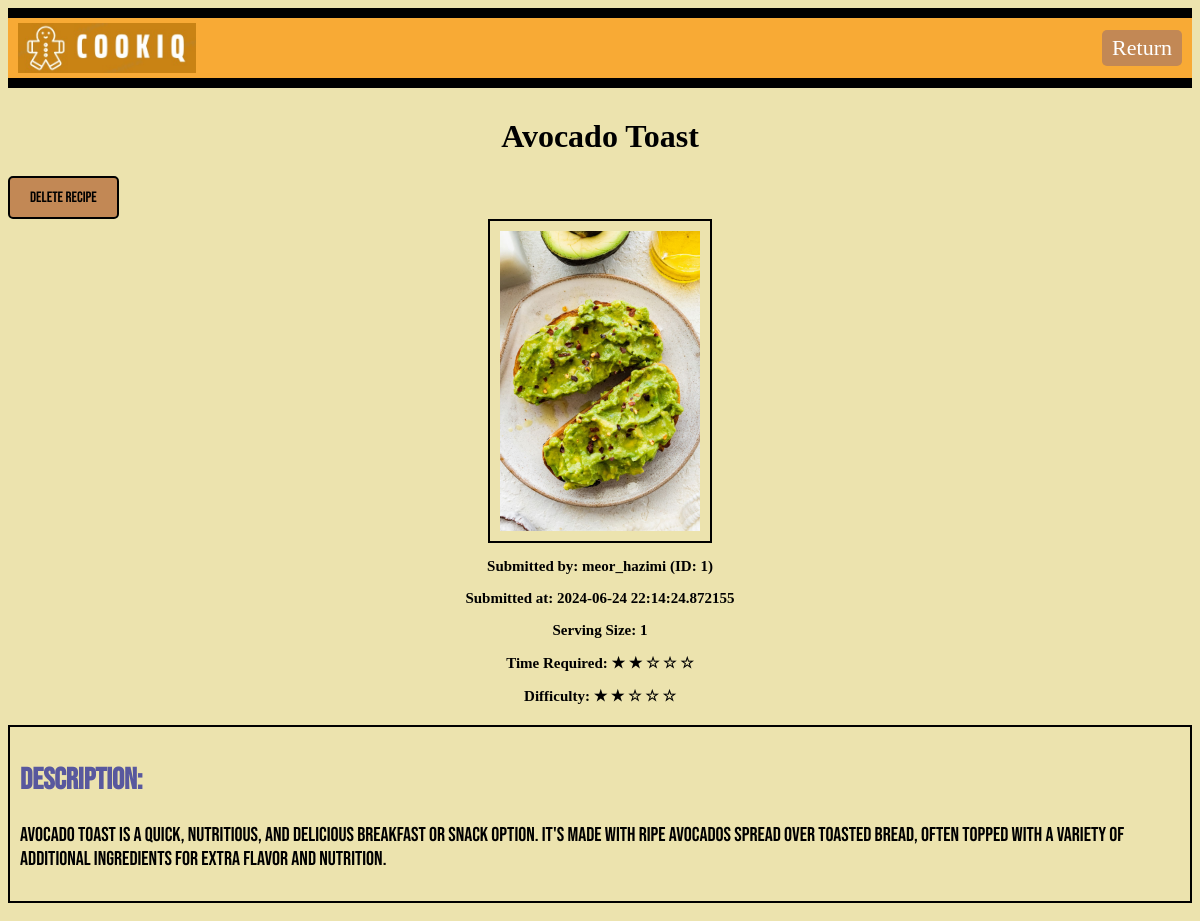
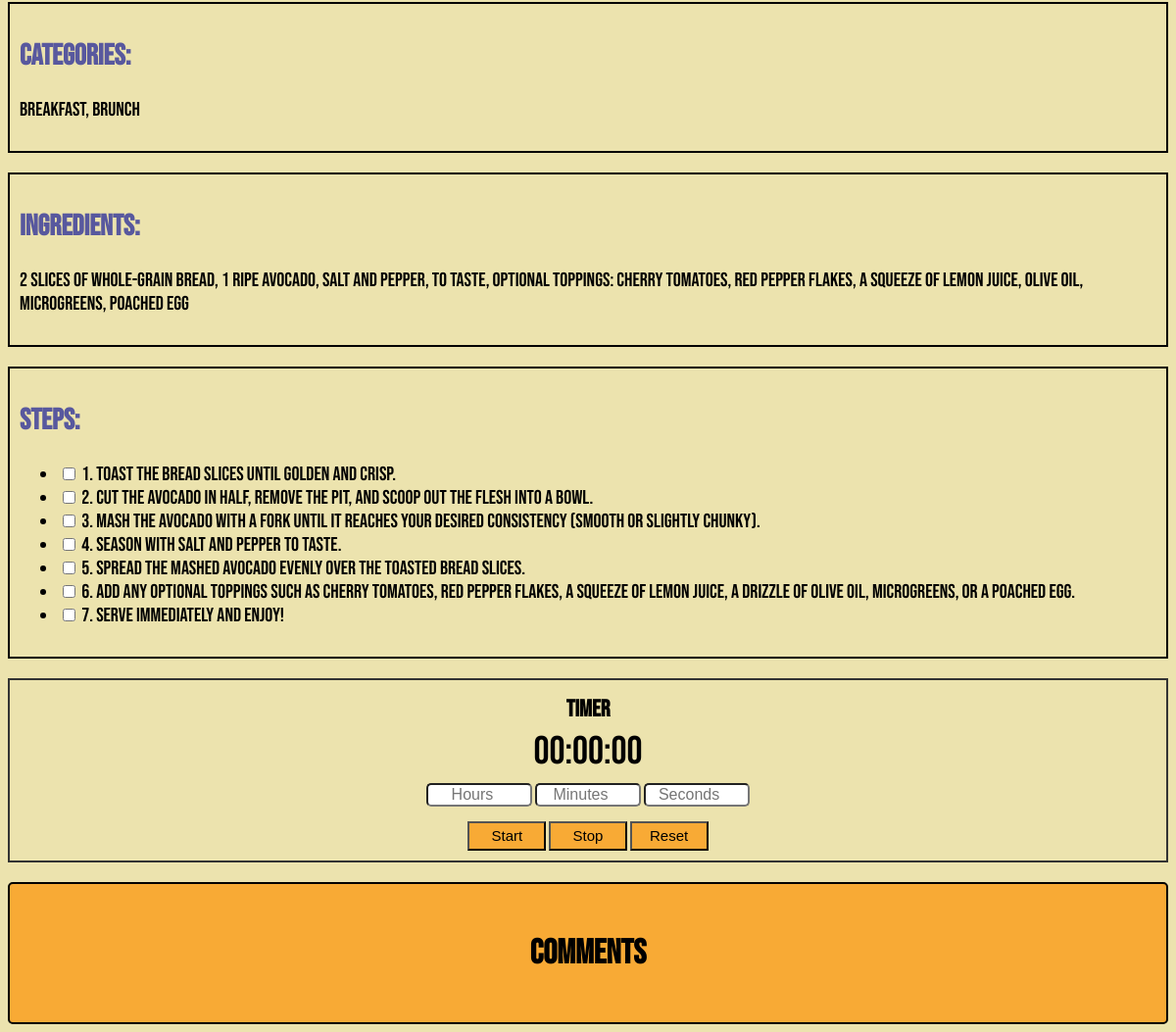
Page /admin/1/recipe/4?source=admin_browse_recipe (signed in) on the committed database (2 pictures, top to bottom).
### models.py (models this page shows, shortened)
class Recipe(db.Model):
    id = db.Column(db.Integer, primary_key=True)
    recipe_name = db.Column(db.String(100), nullable=False)
    description = db.Column(db.Text, nullable=False)
    ingredients = db.Column(db.Text, nullable=False)
    steps = db.Column(db.Text, nullable=False)
    difficulty = db.Column(db.Integer, nullable=False)
    time_required = db.Column(db.Integer, nullable=False)
    serving_size = db.Column(db.Integer, nullable=False)
    submitted_at = db.Column(db.DateTime(timezone=True), default=lambda: datetime.now(timezone('Asia/Kuala_Lumpur')))
    approved = db.Column(db.Boolean, default=False)
    user_id = db.Column(db.Integer, db.ForeignKey('user.id', name='fk_recipe_user'), nullable=False)
    image_path = db.Column(db.String(255))  # Path to the image file
    submitted_by = db.Column(db.String(100), nullable=False)
    comments = db.relationship('Comment', backref='recipe', cascade="all, delete-orphan", lazy=True)
    reports = db.relationship('Report', back_populates='recipe', cascade="all, delete-orphan")
    categories = db.relationship('Category', secondary=recipe_category_association, backref=db.backref('recipes', lazy='dynamic'))

class Category(db.Model):
    id = db.Column(db.Integer, primary_key=True)
    name = db.Column(db.String(100), nullable=False, unique=True)
    group_id = db.Column(db.Integer, db.ForeignKey('category_group.id', name='fk_category_group'), nullable=True)

### main.py (the view)
@app.route('/admin/<int:admin_id>/recipe/<int:recipe_id>', methods=['GET', 'POST'])
def admin_recipe(admin_id, recipe_id):
    if "admin_id" not in session or session["admin_id"] != admin_id:
        return redirect(url_for("admin_login"))
    admin = Admin.query.get_or_404(admin_id)
    recipe = Recipe.query.get_or_404(recipe_id)
    comments = Comment.query.filter_by(recipe_id=recipe_id).all()
    source = request.args.get('source', 'admin_browse_recipe')
    return render_template('admin_recipe.html',admin=admin, recipe=recipe, comments=comments, source=source)

### templates/admin_recipe.html (shortened to what this page needs)
<!DOCTYPE html>
<html>
<head>
    <link rel="stylesheet" type="text/css" href="{{ url_for('static', filename='style.css') }}">
</head>
<body class="body">
    <div class="header">
        <img style="height: 50px;" src="{{ url_for('static', filename='Logo_CookiQ.jpeg') }}" alt="Logo_CookiQ">
        {% if source == 'view_reports' %}
            <a href="{{ url_for('view_reports', admin_id=admin.id, recipe_id=recipe.id) }}" class="ReturnButton">Return</a>
        {% elif source == 'admin_browse_recipe' %}
            <a href="{{ url_for('admin_browse_recipes', admin_id=admin.id, recipe_id=recipe.id) }}" class="ReturnButton">Return</a>
        {% endif %}
    </div>
    {% include '_flashes.html' %}
    <h1 class="indepth-recipe-title">{{ recipe.recipe_name }}</h1>
    <form action="{{ url_for('delete_recipe', admin_id=admin.id, recipe_id=recipe.id) }}" method="POST" style="display: inline;">
        <button type="submit" class="delete-indepth-button" onclick="return confirm('Are you sure you want to delete this recipe?')">Delete Recipe</button>
    </form>
    <div class="indepth-recipe-photo-container">
        <img src="/static/{{ recipe.image_path }}" class="indepth-recipe-photo" alt="Recipe Photo" style="max-width: 200px;">
        <div  class="submitted-by-date">
            <p>Submitted by: {{ recipe.submitted_by }}</p>
            <p>Submitted at: {{ recipe.submitted_at }}</p>
            <p>Serving Size: {{ recipe.serving_size }}</p>
            <p>Time Required:
                {% for i in range(recipe.time_required) %}
                    &#9733;
                {% endfor %}
                {% for i in range(5 - recipe.time_required) %}
                    &#9734;
                {% endfor %}
            </p>
            <p>Difficulty:
                {% for i in range(recipe.difficulty) %}
                    &#9733;
                {% endfor %}
                {% for i in range(5 - recipe.difficulty) %}
                    &#9734;
                {% endfor %}
            </p>
        </div>
    </div>
    <div class="indepth-recipe-details">
        <h2>Description:</h2>
        <p>{{ recipe.description }}</p>
    </div>
    <div class="indepth-recipe-details">
        <h2>Categories:</h2>
        <p>
            {% for category in recipe.categories %}
                {{ category.name }}{% if not loop.last %}, {% endif %}
            {% endfor %}
        </p>
    </div>
    <div class="indepth-recipe-details">
        <h2>Ingredients:</h2>
        <p>{{ recipe.ingredients }}</p>
    </div>
    <div class="indepth-recipe-details">
        <h2>Steps:</h2>
        <ul>
            {% for step in recipe.steps.split('\n') %}
                {% if step %}
                    <li>
                        <input type="checkbox" id="step{{ loop.index }}" name="step{{ loop.index }}">
                        <label for="step{{ loop.index }}">{{ step }}</label>
                    </li>
                {% endif %}
            {% endfor %}
        </ul>
    </div>
    <div class="timer-container">
        <h2>Timer</h2>
        <p id="timer">00:00:00</p>
        <div>
            <input type="number" id="hours" min="0" placeholder="Hours">
            <input type="number" id="minutes" min="0" max="59" placeholder="Minutes">
            <input type="number" id="seconds" min="0" max="59" placeholder="Seconds">
        </div>
        <div>
            <button onclick="startCountdown()">Start</button>
            <button onclick="stopCountdown()">Stop</button>
            <button onclick="resetCountdown()">Reset</button>
        </div>
    </div>
    <div class="comment-section">
        <h2>Comments</h2>
    </div>
</body>
</html>

### static/style.css (style rules this page uses)
.header { display: flex; align-items: center; justify-content: space-between; background-color: #f8aa35; border-top: 10px solid #000; border-bottom: 10px solid #000; margin-bottom: 20px; padding: 5px 10px; }
.body { background-color: #ece3ae; }
.ReturnButton { padding: 5px 10px; border-radius: 5px; background-color: #c28855; color: #fff; font-size: 22px; font-weight: 300; cursor: pointer; text-decoration: none; left: 20px; }
.submit-button, .delete-indepth-button, .report-button { padding: 10px 20px; background-color: #c28855; border: 2px solid #000000; border-radius: 5px; cursor: pointer; text-align: center; font-family: 'Bebas Neue', sans-serif; font-size: 15px; transition: background-color 0.3s; z-index: 1; }
.indepth-recipe-title { text-align: center; margin-top: 30px; }
.indepth-recipe-photo-container { text-align: center; margin-bottom: 20px; }
.indepth-recipe-photo { display: block; margin: 0 auto; border: 2px solid #000; padding: 10px; max-width: 100%; height: auto; }
.submitted-by-date { font-weight: bold; font-size: 15px; }
.indepth-recipe-details { font-family: 'Bebas Neue', sans-serif; border: 2px solid #000; padding: 10px; margin-bottom: 20px; font-size: 20px; }
.indepth-recipe-details h2 { color: rgb(88, 88, 158); font-size: 30px; }
.comment-section { background-color: #f8aa35; border: 2px solid #000; border-radius: 5px; padding: 20px; margin-top: 20px; }
.comment-section h2 { text-align: center; font-family: 'Bebas Neue', sans-serif; font-size: 35px; }
.timer-container { border: 2px solid #333; padding: 10px; text-align: center; font-family: 'Bebas Neue', sans-serif; }
.timer-container p { font-size: 40px; margin-top: 5px; margin-bottom: 5px; }
.timer-container h2 { margin-bottom: 5px; margin-top: 5px; }
.timer-container button { width: 80px; height: 30px; background-color: #f8aa35; transition: background-color 0.3s; font-size: 15px; }
.timer-container input { margin-top: 3px; margin-bottom: 15px; width: 100px; font-size: 16px; border-radius: 5px; text-align: center; }

### rows in the picture
Recipe: recipe_name "Avocado Toast", image_path (picture), submitted_by "meor_hazimi (ID: 1)", submitted_at "2024-06-24 22:14:24.872155", serving_size "1", time_required 2 (drawn), difficulty 2 (drawn), description "Avocado toast is a quick, nutritious, and delicious breakfast or snack option. It's made with ripe avocados spread over toasted bread, often topped with a variety of additional ingredients for extra flavor and nutrition.", ingredients "2 slices of whole-grain bread, 1 ripe avocado, Salt and pepper, to taste, Optional toppings: cherry tomatoes, red pepper flakes, a squeeze of lemon juice, olive oil, microgreens, poached egg"
Category: name "Breakfast"
Category: name "Brunch"

### other values in the picture
{{ step }} "1. Toast the bread slices until golden and crisp." "2. Cut the avocado in half, remove the pit, and scoop out the flesh into a bowl." "3. Mash the avocado with a fork until it reaches your desired consistency (smooth or slightly chunky)." "4. Season with salt and pepper to taste." "5. Spread the mashed avocado evenly over the toasted bread slices." "6. Add any optional toppings such as cherry tomatoes, red pepper flakes, a squeeze of lemon juice, a drizzle of olive oil, microgreens, or a poached egg." "7. Serve immediately and enjoy!"
